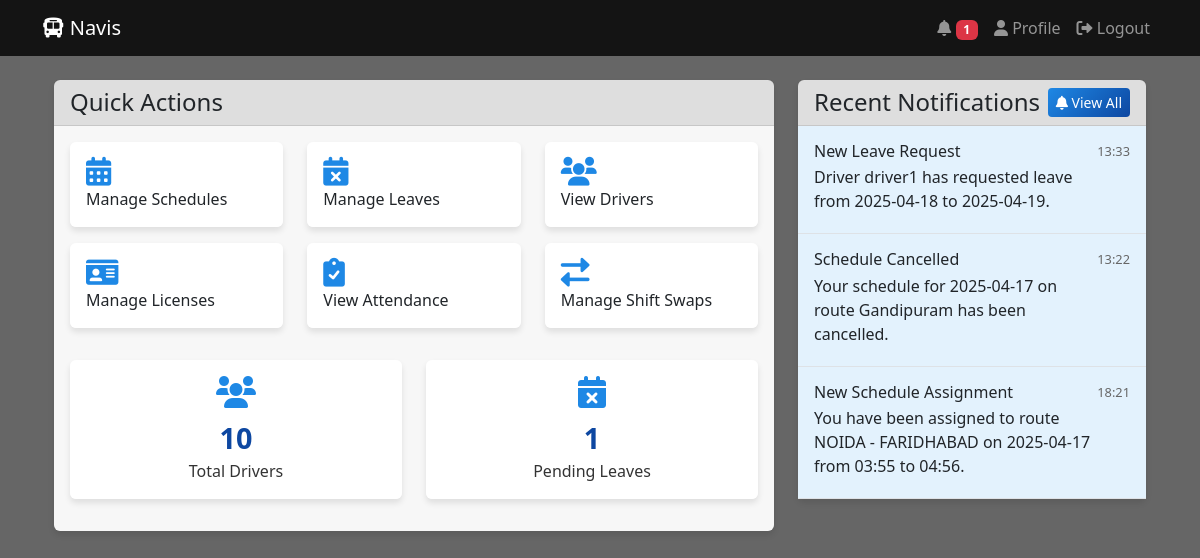
The app's page /admin/dashboard (signed in), older data.
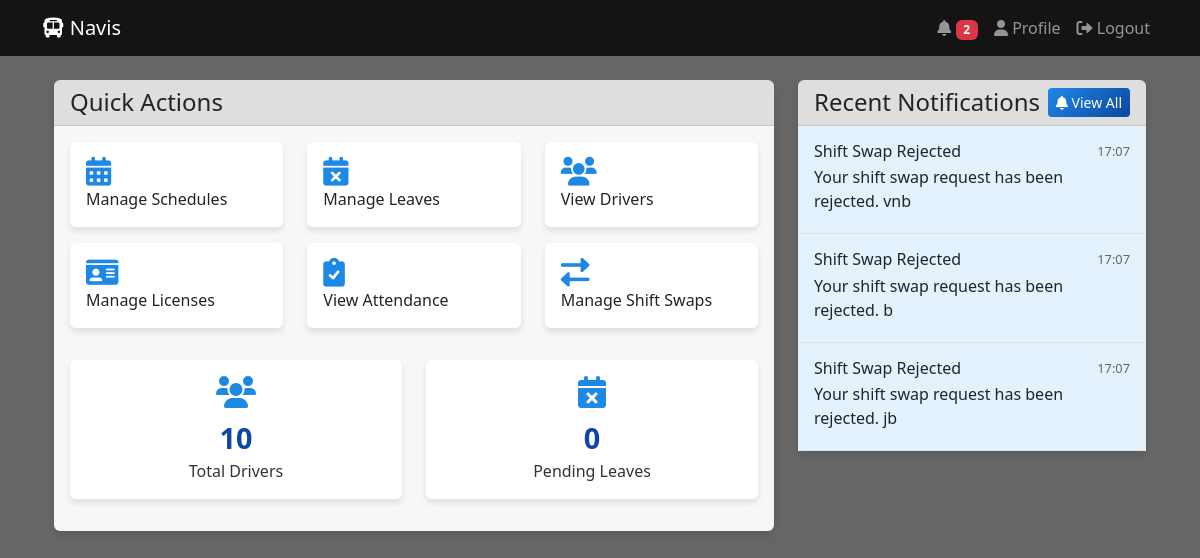
The same page, newer data.
### app.py (models this page shows)
class Notification(db.Model):
    id = db.Column(db.Integer, primary_key=True)
    recipient_username = db.Column(db.String(150), db.ForeignKey('user.username'))
    title = db.Column(db.String(200), nullable=False)
    message = db.Column(db.Text, nullable=False)
    notification_type = db.Column(db.String(50))  # schedule, attendance, leave, etc.
    priority = db.Column(db.String(20), default='normal')
    created_at = db.Column(db.DateTime, default=datetime.utcnow)
    read_at = db.Column(db.DateTime)
    is_read = db.Column(db.Boolean, default=False)

### app.py (the view)
@app.route('/admin/dashboard')
@login_required
def admin_dashboard():
    if current_user.role != 'admin':
        flash('Access denied!', 'danger')
        return redirect(url_for('driver_dashboard'))
    total_drivers = User.query.filter_by(role='driver').count()
    pending_leaves = LeaveRequest.query.filter_by(status='pending').count()
    active_schedules = Schedule.query.filter_by(status='active').count()
    recent_notifications = Notification.query.order_by(Notification.created_at.desc()).limit(3).all()
    return render_template('admin_dashboard.html',
                         total_drivers=total_drivers,
                         pending_leaves=pending_leaves,
                         active_schedules=active_schedules,
                         recent_notifications=recent_notifications)

### app.py (called while the page is built)
@login_manager.user_loader
def load_user(user_id):
    return User.query.get(int(user_id))

@app.context_processor
def inject_user():
    return dict(current_user=current_user)

@app.context_processor
def inject_notifications():
    unread_count = 0
    if current_user.is_authenticated:
        unread_count = Notification.query.filter_by(
            recipient_username=current_user.username,
            is_read=False
        ).count()
    return dict(unread_count=unread_count)

### templates/admin_dashboard.html (shortened to what the changed rows need)
{% extends "base.html" %}
{% block content %}
<div class="container mt-4">
    <div class="row">
        <div class="col-md-8">
            <div class="card mb-4">
                <div class="card-body">
                    <div class="row stats-row">
                        <div class="col-md-6 mb-3">
                            <div class="card dashboard-card text-center stats-card">
                                <i class="fas fa-calendar-times card-icon"></i>
                                <div class="stat-number">{{ pending_leaves }}</div>
                                <div class="stat-label">Pending Leaves</div>
                            </div>
                        </div>
                    </div>
                </div>
            </div>
        </div>
        <div class="col-md-4">
            <div class="card">
                <div class="card-body p-0">
                    {% if recent_notifications %}
                        {% for notification in recent_notifications[:3] %}
                            <div class="p-3 border-bottom {% if not notification.is_read %}unread-notification{% endif %}">
                                <div class="d-flex justify-content-between align-items-start">
                                    <div>
                                        <h6 class="mb-1">{{ notification.title }}</h6>
                                        <p class="mb-1">{{ notification.message }}</p>
                                    </div>
                                    <small class="notification-time">{{ notification.created_at.strftime('%H:%M') }}</small>
                                </div>
                            </div>
                        {% endfor %}
                    {% else %}
                        <div class="p-3 text-center">
                            <p class="mb-0">No recent notifications</p>
                        </div>
                    {% endif %}
                </div>
            </div>
        </div>
    </div>
</div>
{% endblock %}

Row changes from the older to the newer data that the page shows:
no longer on this page (row unchanged): Notification: title "New Leave Request", message "Driver driver1 has requested leave from 2025-04-18 to 2025-04-19.", created_at "13:33"
no longer on this page (row unchanged): Notification: title "Schedule Cancelled", message "Your schedule for 2025-04-17 on route Gandipuram has been cancelled.", created_at "13:22"
no longer on this page (row unchanged): Notification: title "New Schedule Assignment", message "You have been assigned to route NOIDA - FARIDHABAD on 2025-04-17 from 03:55 to 04:56.", created_at "18:21"
added Notification: title "Shift Swap Rejected", message "Your shift swap request has been rejected. vnb", created_at "17:07"
added Notification: title "Shift Swap Rejected", message "Your shift swap request has been rejected. b", created_at "17:07"
added Notification: title "Shift Swap Rejected", message "Your shift swap request has been rejected. jb", created_at "17:07"
Text that changed along with them:
{{ unread_count }}: "1" → "2"
{{ pending_leaves }}: "1" → "0"
